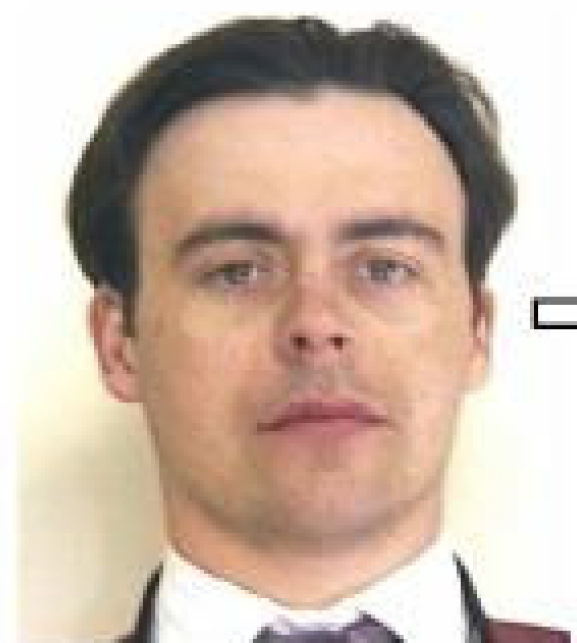
%> input picture img.png, 577 x 643 px
$ octave --eval "result = getFaceMask(imread('img.png'));"   (GNU Octave 9; MATLAB toolbox functions it lacks are replaced by stand-ins)
%> lines starting %> are read from the running program, lines starting %| are printed output that depends on the picture; in (x1, y1, x2, y2) boxes, pixels count from 0 and x2, y2 are one past the last pixel; in counts of white or black regions, pixels touching at a corner belong together; the program's own positions count from 1

function image = getFaceMask(rgbImg)
    height = size(rgbImg,1);
%> height = 643
    width = size(rgbImg,2);
%> width = 577

    %Initialize a binary image
    binaryImg = zeros(height,width);

    %Change color space
    img_ycbcr = rgb2ycbcr(rgbImg);
%> img_ycbcr: size 643x577x3 uint8; mean of channels 1, 2, 3 178.7, 118.9, 137.7
    Cb = img_ycbcr(:,:,2);
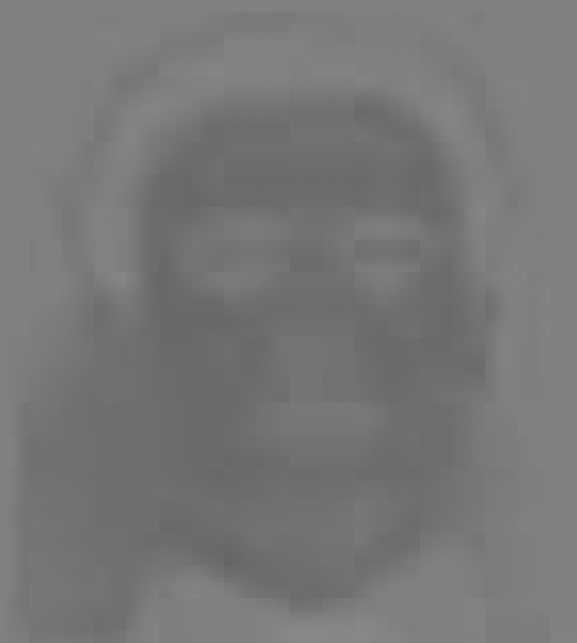
%> Cb: size 643x577 uint8; min 101, max 137, mean 118.9
    Cr = img_ycbcr(:,:,3);
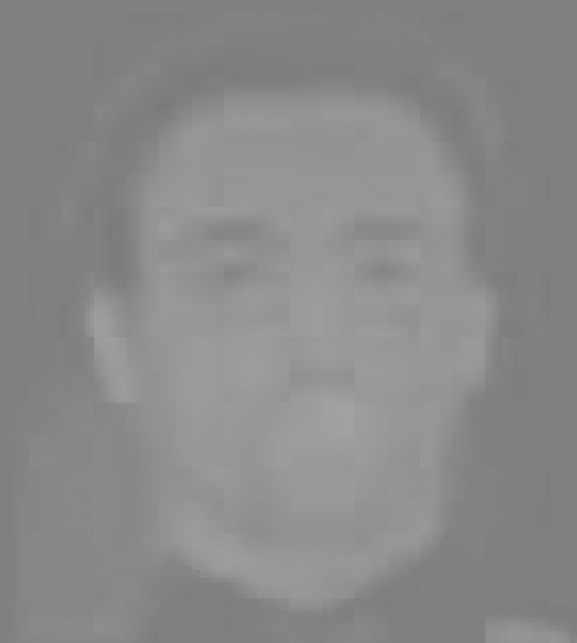
%> Cr: size 643x577 uint8; min 121, max 162, mean 137.7
    %imshow(Cb)
    HSV = rgb2hsv(rgbImg);
%> HSV: size 643x577x3 double; mean H, S, V 0.148, 0.181, 0.806
    H = HSV(:,:,1);
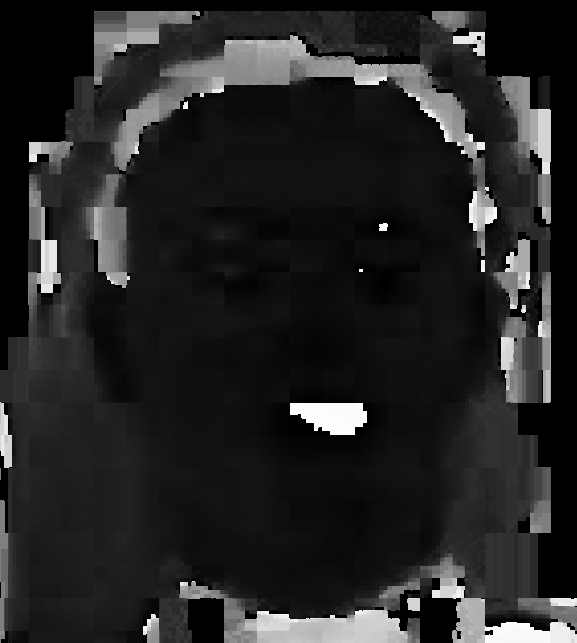
%> H: size 643x577 double; min 0, max 0.998, mean 0.148
    S = HSV(:,:,2);
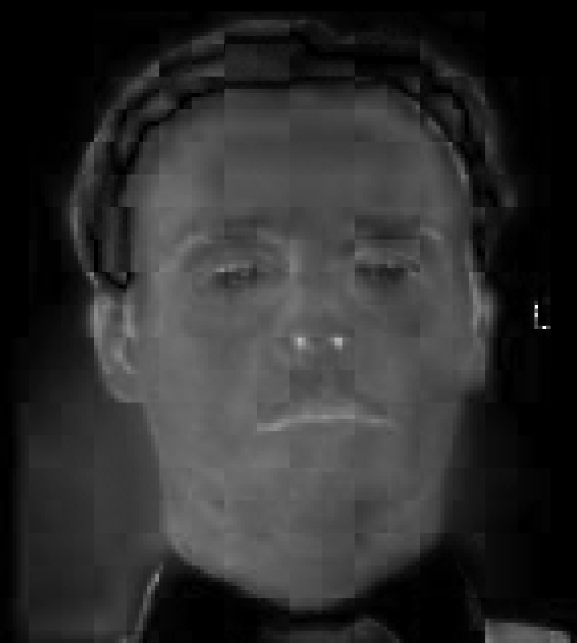
%> S: size 643x577 double; min 0, max 1, mean 0.181

    % Find pixels with chroma values in skin range
    [r,c] = find(Cb>=77 & Cb<=200 & Cr>=134 & Cr<=173);
%> r = 191743 values from 69 to 643; c = 191743 values from 22 to 577
    numind = size(r,1);
%> numind = 191743

    %Set value to pixels with skin color
    for i=1:numind
        binaryImg(r(i),c(i)) = 1;
    end
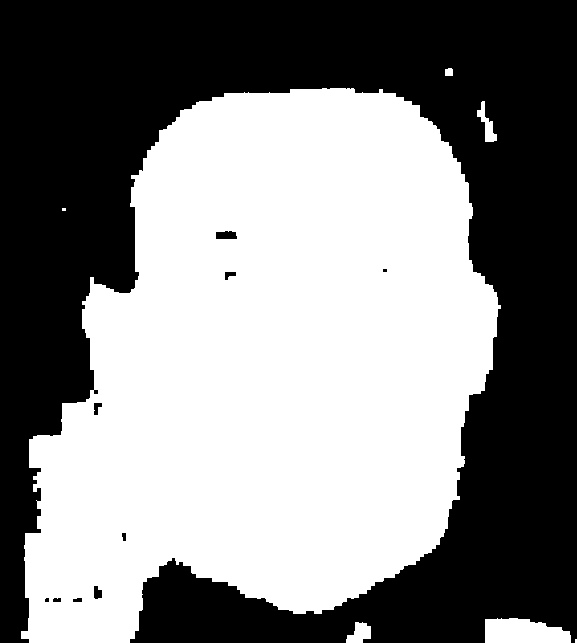
%> binaryImg: size 643x577 double; values 0 (black) and 1 (white), 51.7% white; 10 black regions (2 under 20 px), largest, box (x1, y1, x2, y2) and area: (0, 0, 577, 643) 178799, (216, 231, 237, 239) 149, (94, 586, 102, 599) 83

    % Open and close to create mask
    SE1 = strel('disk', 14, 4);

    openImg = imopen(binaryImg, SE1);
%> openImg: size 643x577 double; values 0 (black) and 1 (white), 51% white; 5 black regions (1 under 20 px), largest, box (x1, y1, x2, y2) and area: (0, 0, 577, 643) 181573, (216, 231, 237, 239) 150, (225, 272, 236, 280) 65, (122, 533, 126, 541) 28
    mask = imclose(openImg, SE1);
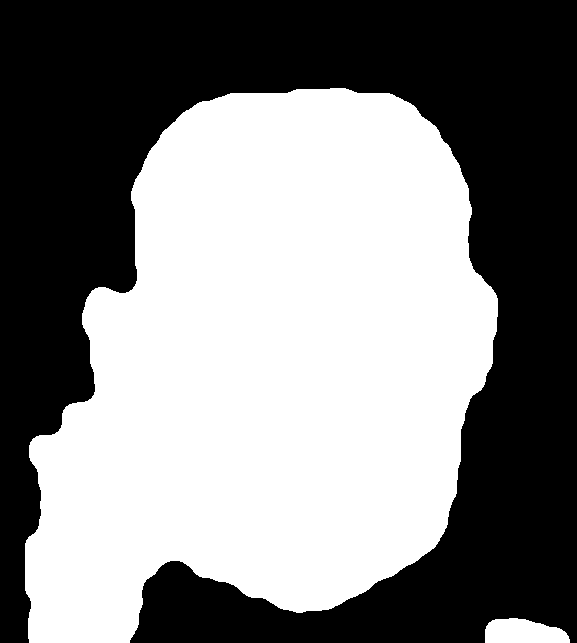
%> mask: size 643x577 double; values 0 (black) and 1 (white), 51.3% white; 1 black region, box (x1, y1, x2, y2) and area: (0, 0, 577, 643) 180804

    rgbFaceMask = rgbImg.*uint8(mask);
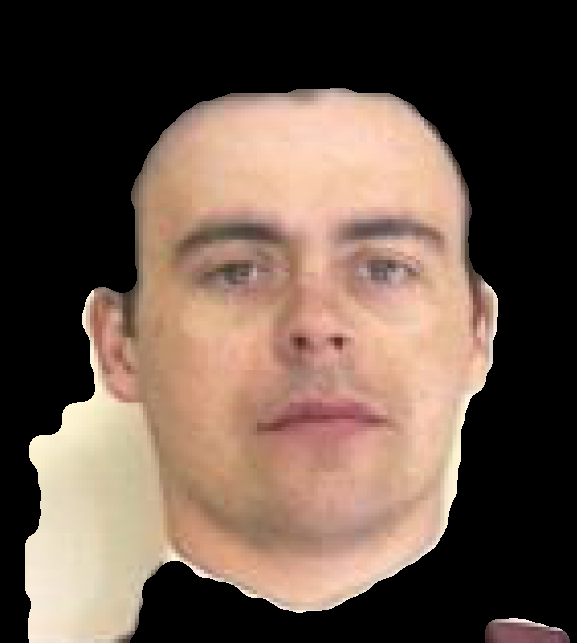
%> rgbFaceMask: size 643x577x3 uint8; mean R, G, B 105.1, 85.4, 73.3
    image = rgbFaceMask;
end
